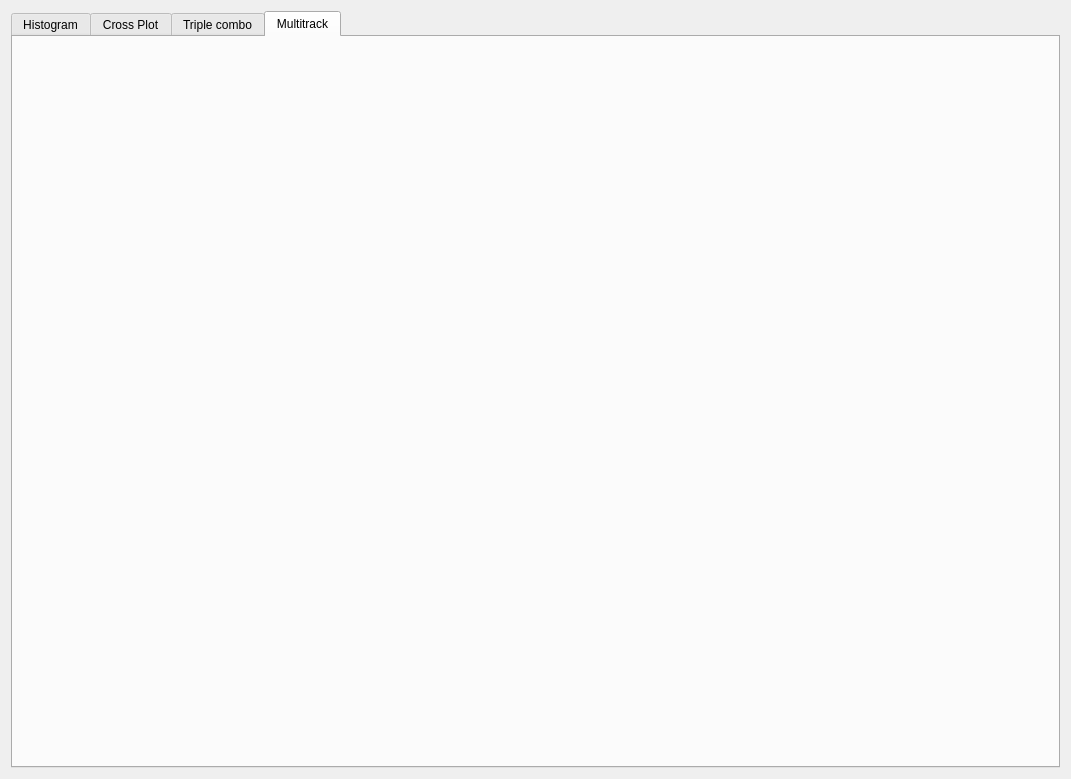
<?xml version="1.0" encoding="UTF-8"?>
<ui version="4.0">
 <class>Form</class>
 <widget class="QWidget" name="Form">
  <property name="geometry">
   <rect>
    <x>0</x>
    <y>0</y>
    <width>1071</width>
    <height>779</height>
   </rect>
  </property>
  <property name="windowTitle">
   <string>Form</string>
  </property>
  <layout class="QGridLayout" name="gridLayout_2">
   <item row="0" column="0">
    <widget class="QTabWidget" name="tabWidget">
     <property name="mouseTracking">
      <bool>true</bool>
     </property>
     <property name="tabletTracking">
      <bool>true</bool>
     </property>
     <property name="autoFillBackground">
      <bool>true</bool>
     </property>
     <property name="currentIndex">
      <number>3</number>
     </property>
     <widget class="QWidget" name="tab">
      <attribute name="title">
       <string>Histogram</string>
      </attribute>
      <layout class="QGridLayout" name="gridLayout_3">
       <item row="0" column="0">
        <widget class="QFrame" name="frame">
         <property name="minimumSize">
          <size>
           <width>191</width>
           <height>108</height>
          </size>
         </property>
         <property name="maximumSize">
          <size>
           <width>191</width>
           <height>200</height>
          </size>
         </property>
         <property name="frameShape">
          <enum>QFrame::StyledPanel</enum>
         </property>
         <property name="frameShadow">
          <enum>QFrame::Raised</enum>
         </property>
         <layout class="QGridLayout" name="gridLayout">
          <item row="0" column="0" colspan="3">
           <widget class="QLabel" name="label">
            <property name="text">
             <string>&lt;html&gt;&lt;head/&gt;&lt;body&gt;&lt;p align=&quot;center&quot;&gt;curve name&lt;/p&gt;&lt;/body&gt;&lt;/html&gt;</string>
            </property>
           </widget>
          </item>
          <item row="0" column="3">
           <widget class="QComboBox" name="comboBox"/>
          </item>
          <item row="1" column="0" colspan="2">
           <widget class="QLabel" name="label_2">
            <property name="text">
             <string>&lt;html&gt;&lt;head/&gt;&lt;body&gt;&lt;p align=&quot;center&quot;&gt;Bin size&lt;/p&gt;&lt;/body&gt;&lt;/html&gt;</string>
            </property>
           </widget>
          </item>
          <item row="1" column="3">
           <widget class="QSpinBox" name="spinBox"/>
          </item>
          <item row="2" column="0">
           <widget class="QLabel" name="label_3">
            <property name="text">
             <string>&lt;html&gt;&lt;head/&gt;&lt;body&gt;&lt;p align=&quot;center&quot;&gt;color&lt;/p&gt;&lt;/body&gt;&lt;/html&gt;</string>
            </property>
           </widget>
          </item>
          <item row="2" column="2" colspan="2">
           <widget class="QPushButton" name="colorButton">
            <property name="text">
             <string>set color</string>
            </property>
           </widget>
          </item>
          <item row="3" column="1" colspan="3">
           <widget class="QPushButton" name="pushButton_2">
            <property name="text">
             <string>Submit</string>
            </property>
           </widget>
          </item>
         </layout>
        </widget>
       </item>
       <item row="0" column="1" rowspan="2">
        <widget class="QScrollArea" name="scrollArea">
         <property name="widgetResizable">
          <bool>true</bool>
         </property>
         <widget class="QWidget" name="scrollAreaWidgetContents">
          <property name="geometry">
           <rect>
            <x>0</x>
            <y>0</y>
            <width>832</width>
            <height>710</height>
           </rect>
          </property>
         </widget>
        </widget>
       </item>
       <item row="1" column="0">
        <spacer name="verticalSpacer">
         <property name="orientation">
          <enum>Qt::Vertical</enum>
         </property>
         <property name="sizeHint" stdset="0">
          <size>
           <width>18</width>
           <height>564</height>
          </size>
         </property>
        </spacer>
       </item>
      </layout>
     </widget>
     <widget class="QWidget" name="tab_2">
      <attribute name="title">
       <string>Cross Plot</string>
      </attribute>
      <layout class="QGridLayout" name="gridLayout_5">
       <item row="0" column="0">
        <widget class="QFrame" name="frame_2">
         <property name="autoFillBackground">
          <bool>true</bool>
         </property>
         <property name="frameShape">
          <enum>QFrame::StyledPanel</enum>
         </property>
         <property name="frameShadow">
          <enum>QFrame::Raised</enum>
         </property>
         <layout class="QGridLayout" name="gridLayout_4">
          <item row="0" column="0">
           <widget class="QLabel" name="label_4">
            <property name="text">
             <string>x col</string>
            </property>
           </widget>
          </item>
          <item row="0" column="2">
           <widget class="QComboBox" name="xcrosscomboBox"/>
          </item>
          <item row="1" column="0">
           <widget class="QLabel" name="label_5">
            <property name="text">
             <string>y col</string>
            </property>
           </widget>
          </item>
          <item row="1" column="2">
           <widget class="QComboBox" name="ycrosscomboBox"/>
          </item>
          <item row="2" column="0" colspan="2">
           <widget class="QLabel" name="label_6">
            <property name="text">
             <string>Color</string>
            </property>
           </widget>
          </item>
          <item row="2" column="2">
           <widget class="QComboBox" name="crosscolorbox"/>
          </item>
          <item row="3" column="1" colspan="2">
           <widget class="QPushButton" name="pushButtoncross">
            <property name="text">
             <string>submit</string>
            </property>
           </widget>
          </item>
         </layout>
        </widget>
       </item>
       <item row="1" column="0">
        <spacer name="verticalSpacer_2">
         <property name="orientation">
          <enum>Qt::Vertical</enum>
         </property>
         <property name="sizeHint" stdset="0">
          <size>
           <width>20</width>
           <height>596</height>
          </size>
         </property>
        </spacer>
       </item>
       <item row="0" column="1" rowspan="2">
        <widget class="QScrollArea" name="crossscrollArea">
         <property name="widgetResizable">
          <bool>true</bool>
         </property>
         <widget class="QWidget" name="scrollAreaWidgetContents_2">
          <property name="geometry">
           <rect>
            <x>0</x>
            <y>0</y>
            <width>874</width>
            <height>710</height>
           </rect>
          </property>
         </widget>
        </widget>
       </item>
      </layout>
     </widget>
     <widget class="QWidget" name="tab_4">
      <attribute name="title">
       <string>Triple combo</string>
      </attribute>
      <layout class="QGridLayout" name="gridLayout_6">
       <item row="0" column="1">
        <widget class="CheckableCombobox" name="comboBox_GR"/>
       </item>
       <item row="0" column="6">
        <widget class="QLabel" name="NPHI">
         <property name="text">
          <string>Porosity</string>
         </property>
        </widget>
       </item>
       <item row="0" column="7">
        <widget class="CheckableCombobox" name="comboBox_NPHI"/>
       </item>
       <item row="0" column="0">
        <widget class="QLabel" name="gamma_ray">
         <property name="text">
          <string>Gamma Ray</string>
         </property>
        </widget>
       </item>
       <item row="1" column="0" colspan="10">
        <widget class="QScrollArea" name="scrollArea_2">
         <property name="styleSheet">
          <string notr="true"/>
         </property>
         <property name="widgetResizable">
          <bool>true</bool>
         </property>
         <widget class="QWidget" name="scrollAreaWidgetContents_3">
          <property name="geometry">
           <rect>
            <x>0</x>
            <y>0</y>
            <width>1029</width>
            <height>679</height>
           </rect>
          </property>
         </widget>
        </widget>
       </item>
       <item row="0" column="3">
        <widget class="QLabel" name="Resistivity">
         <property name="text">
          <string>Resistivity</string>
         </property>
        </widget>
       </item>
       <item row="0" column="9">
        <widget class="QPushButton" name="pushButton_plot_triple_combo">
         <property name="styleSheet">
          <string notr="true"/>
         </property>
         <property name="text">
          <string>Plot</string>
         </property>
        </widget>
       </item>
       <item row="0" column="4">
        <widget class="CheckableCombobox" name="comboBox_RT"/>
       </item>
      </layout>
     </widget>
     <widget class="QWidget" name="tab_5">
      <attribute name="title">
       <string>Multitrack</string>
      </attribute>
     </widget>
    </widget>
   </item>
  </layout>
 </widget>
 <customwidgets>
  <customwidget>
   <class>CheckableCombobox</class>
   <extends>QComboBox</extends>
   <header location="global">checkablecombobox.h</header>
  </customwidget>
 </customwidgets>
 <resources/>
 <connections/>
</ui>
